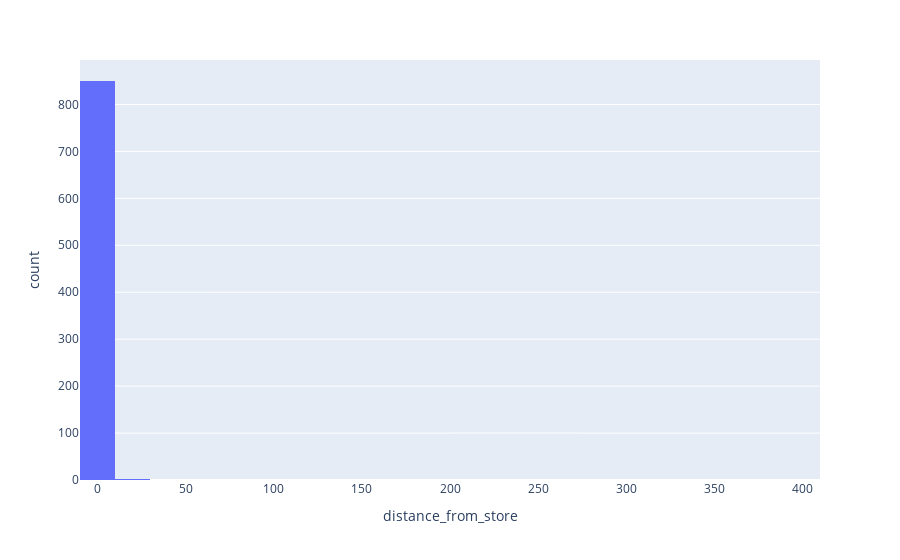

The code cell stored with this chart in its notebook:
### Code cell
fig = px.histogram(data, x = "distance_from_store", nbins = 30)
fig.show()

### Figure 1 — Plotly figure (JSON) as saved in the notebook; plotly's stock layout.template omitted (floating-point values rounded to 4 significant figures; data arrays with more than 128 entries replaced by an {"elided": "..."} marker saying what was removed)
{"data": [{"alignmentgroup": "True", "bingroup": "x", "hovertemplate": "distance_from_store=%{x}<br>count=%{y}<extra></extra>", "legendgroup": "", "marker": {"color": "#636efa", "pattern": {"shape": ""}}, "name": "", "nbinsx": 30, "offsetgroup": "", "orientation": "v", "showlegend": false, "type": "histogram", "x": {"elided": "860 float values"}, "xaxis": "x", "yaxis": "y"}], "layout": {"barmode": "relative", "legend": {"tracegroupgap": 0}, "margin": {"t": 60}, "xaxis": {"anchor": "y", "domain": [0, 1], "title": {"text": "distance_from_store"}}, "yaxis": {"anchor": "x", "domain": [0, 1], "title": {"text": "count"}}}}
